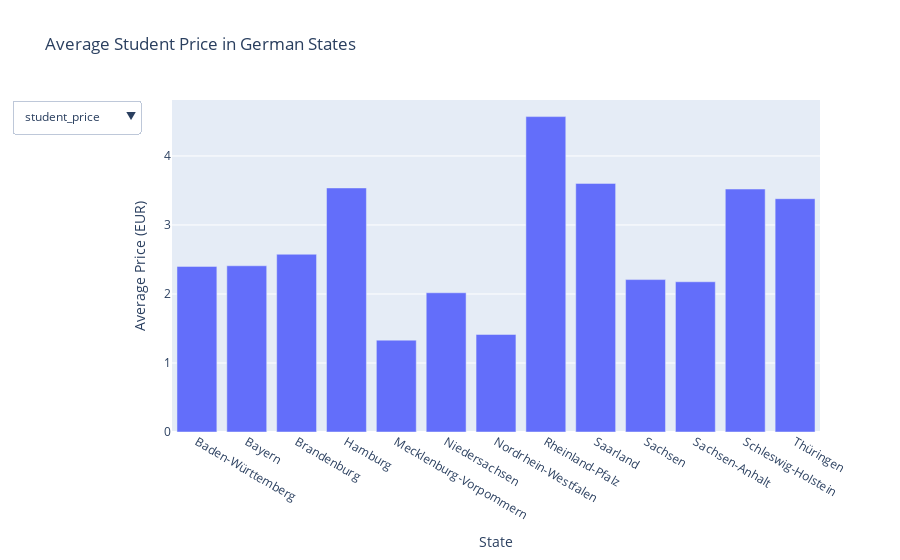

The notebook cell this image was saved under:
### Code cell
csv_path = 'german-canteens(filtered)(2).csv'
df = pd.read_csv(csv_path, sep='@', encoding='utf8')
json_path = 'further_updated_german_canteens.json'
with open(json_path, 'r', encoding='utf-8') as file:
    state_info = json.load(file)
state_df = pd.DataFrame(state_info)

merged_df = pd.merge(df, state_df[['id', 'state']], left_on='mensa_id', right_on='id')

price_columns = ['student_price', 'employee_price', 'guest_price']
for column in price_columns:
    merged_df[column] = pd.to_numeric(merged_df[column], errors='coerce')

cleaned_df = merged_df.dropna(subset=price_columns)
grouped = cleaned_df.groupby('state')[price_columns].mean().reset_index()

fig = go.Figure()
for price_type in price_columns:
    fig.add_trace(
        go.Bar(
            x=grouped['state'], 
            y=grouped[price_type],
            name=price_type,
            visible= (price_type == 'student_price')  
    )
    )
buttons = []

for price_type in price_columns:
    buttons.append(
        dict(
            label=price_type,
            method="update",
            args=[{"visible": [price == price_type for price in price_columns]},
                  {"title": f"Average {price_type.replace('_', ' ').capitalize()} in German States"}]
        )
    )

fig.update_layout(
    updatemenus=[{
        "buttons": buttons,
        "direction": "down",
        "active": 0,
    }],
    title="Average Student Price in German States",
    xaxis=dict(title="State"),
    yaxis=dict(title="Average Price (EUR)"),
    barmode="group"
)

fig.show()

### Figure 1 — Plotly figure (JSON) as saved in the notebook; plotly's stock layout.template omitted (floating-point values rounded to 4 significant figures)
{"data": [{"name": "student_price", "type": "bar", "visible": true, "x": ["Baden-Württemberg", "Bayern", "Brandenburg", "Hamburg", "Mecklenburg-Vorpommern", "Niedersachsen", "Nordrhein-Westfalen", "Rheinland-Pfalz", "Saarland", "Sachsen", "Sachsen-Anhalt", "Schleswig-Holstein", "Thüringen"], "y": [2.4, 2.408, 2.575, 3.536, 1.331, 2.017, 1.413, 4.57, 3.602, 2.208, 2.177, 3.52, 3.381]}, {"name": "employee_price", "type": "bar", "visible": false, "x": ["Baden-Württemberg", "Bayern", "Brandenburg", "Hamburg", "Mecklenburg-Vorpommern", "Niedersachsen", "Nordrhein-Westfalen", "Rheinland-Pfalz", "Saarland", "Sachsen", "Sachsen-Anhalt", "Schleswig-Holstein", "Thüringen"], "y": [3.207, 3.18, 4.283, 4.38, 1.918, 2.466, 2.603, 5.214, 5.385, 3.349, 4.01, 4.524, 5.282]}, {"name": "guest_price", "type": "bar", "visible": false, "x": ["Baden-Württemberg", "Bayern", "Brandenburg", "Hamburg", "Mecklenburg-Vorpommern", "Niedersachsen", "Nordrhein-Westfalen", "Rheinland-Pfalz", "Saarland", "Sachsen", "Sachsen-Anhalt", "Schleswig-Holstein", "Thüringen"], "y": [4.365, 4.232, 4.615, 5.156, 2.556, 2.642, 2.66, 5.582, 6.836, 4.358, 5.313, 4.917, 6.631]}], "layout": {"barmode": "group", "title": {"text": "Average Student Price in German States"}, "updatemenus": [{"active": 0, "buttons": [{"args": [{"visible": [true, false, false]}, {"title": "Average Student price in German States"}], "label": "student_price", "method": "update"}, {"args": [{"visible": [false, true, false]}, {"title": "Average Employee price in German States"}], "label": "employee_price", "method": "update"}, {"args": [{"visible": [false, false, true]}, {"title": "Average Guest price in German States"}], "label": "guest_price", "method": "update"}], "direction": "down"}], "xaxis": {"title": {"text": "State"}}, "yaxis": {"title": {"text": "Average Price (EUR)"}}}}
